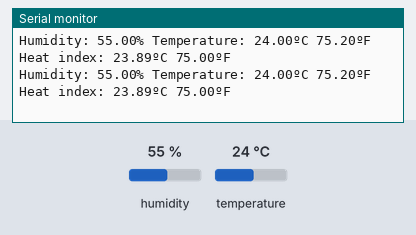
Bench run of a sketch on a simulated Arduino Uno, built with avr-gcc and run on an emulated ATmega328P. Parts: the last lines printed to the serial monitor. The test bench sets the inputs (shaded band); at power-on: humidity 55 %, temperature 24 °C.

Above: at 3.8 s.
3.9 s: humidity set to 22 %
At 6.6 s:
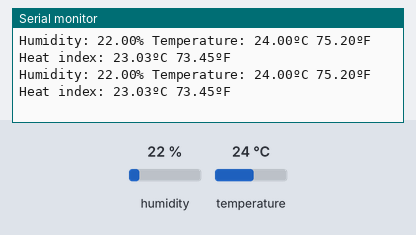
6.8 s: temperature set to 12 °C
At 8.6 s:
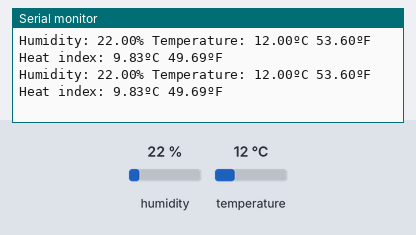
9.7 s: humidity set to 40 %
At 10.7 s:
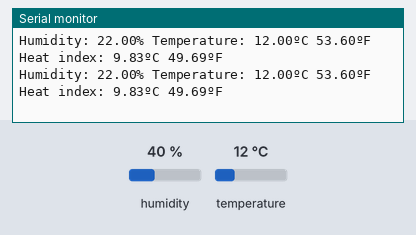
Timing chart, 0 to 12.7 s (numbered marks = the images above; inputs shaded):
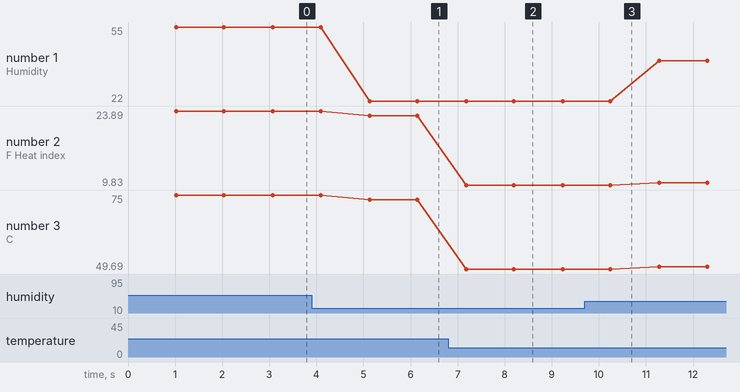

Measured:
- after the input at 3.9 s, the serial monitor: prints a new line after 1.2 s (image 1)
- after the input at 6.8 s, the serial monitor: prints a new line after 0.38 s (image 2)
- plotted number 1: 55 → 22 after the input at 3.9 s, 22 → 40 after the input at 9.7 s
- plotted number 2: 23.89 → 23.03 after the input at 3.9 s, 23.03 → 9.83 after the input at 6.8 s, 9.83 → 10.3 after the input at 9.7 s
- plotted number 3: 75 → 73.45 after the input at 3.9 s, 73.45 → 49.69 after the input at 6.8 s, 49.69 → 50.54 after the input at 9.7 s

The sketch:

DHT11_Sensor.ino
```cpp
#include "DHT.h"

#define DHTPIN A0
#define DHTTYPE DHT11

DHT dht(DHTPIN, DHTTYPE);

void setup() {
  // put your setup code here, to run once:
  Serial.begin(9600);

  dht.begin();
}

void loop() {
  // put your main code here, to run repeatedly:
  delay(1000);

  // Reading Temperatur or Humidity takes about 250 milliseconds!
  // Sensor readings may also be up 2 seconds 'old' (its a very slow sensor)
  float h = dht.readHumidity();
  // Read temperature as Celsius (the default)
  float t = dht.readTemperature();
  // Read temperature as Fahrenheit (isFahrenheit = true)
  float f = dht.readTemperature(true);

  // Check if any reads failed and exit early (to try again).
  // if (isnan(h) || isnan(t) || isnan(f)) {
  //   Serial.println(F("Failed to read from DHT sensor!!!"));
  //   return;
  // }

  // Compute heat index in Fahrenheit (the default)
  float hif = dht.computeHeatIndex(f, h);
  // Compute heat index in Celsius (isFahrenheit = false)
  float hic = dht.computeHeatIndex(t, h, false);

  Serial.print(F("Humidity: "));
  Serial.print(h);
  Serial.print(F("% Temperature: "));
  Serial.print(t);
  Serial.print(F("ºC "));

  Serial.print(f);    // Fahrenheit
  Serial.print(F("ºF Heat index: "));

  Serial.print(hic);
  Serial.print(F("ºC "));
  Serial.print(hif);
  Serial.println(F("ºF"));
}
```
